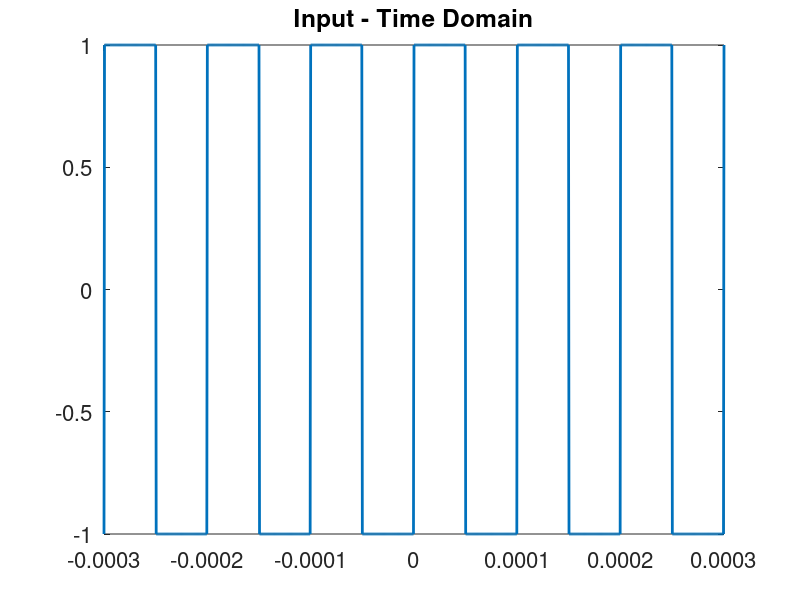
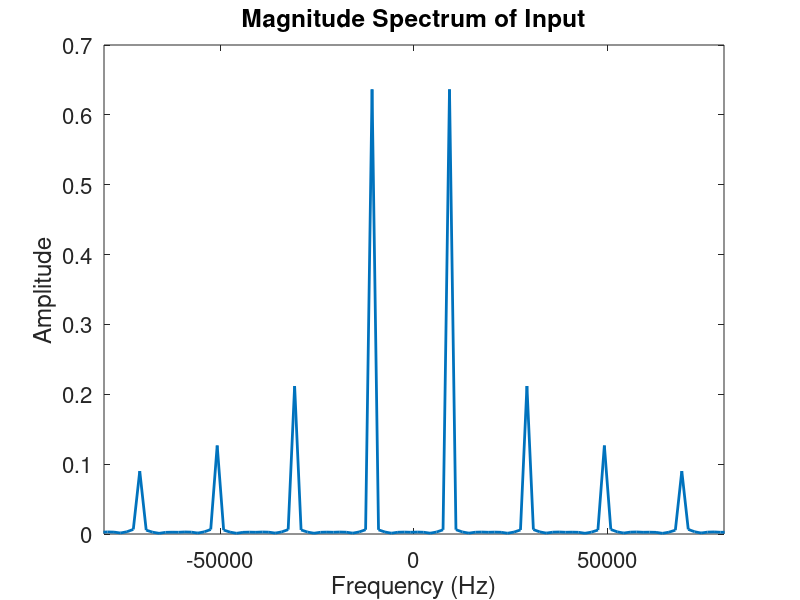

Write the MATLAB code that produced these figures, in order.
clc
clear all

%% Square wave generator (input)
f0 = 10000; % fundamental freq of input square wave
T0 = 1/f0;  % period
tstep = 0.005*T0;
tt = -3*T0:tstep:3*T0;
fs = 1/tstep;   % sampling frequency

input = square(tt*2*pi*f0,50); % input square wave
N = length(input);

% plot square wave
figure(1)
Hp1 = plot(tt,input);
set(Hp1,'LineWidth',2)
Ha = gca;
set(Ha,'Fontsize',16)
xlim([tt(1) tt(length(tt))]);
title('Input - Time Domain')

%% Frequency response of input
inputFFT = abs(fft(input))/N;
fshift = (-N/2:N/2-1)*(fs/N);

% plot amplitude spectrum
figure(2)
Hp1 = plot(fshift, fftshift(inputFFT));
set(Hp1,'LineWidth',2)
Ha = gca;
set(Ha,'Fontsize',16)
xlim([-8*f0 8*f0]);
xlabel('Frequency (Hz)');
ylabel('Amplitude');
title('Magnitude Spectrum of Input');


%% Designing the 2nd order Butterworth filter parameters
n = 2; % order of butterworth filter
fc = 11500; % set your cutoff frequency
fund_freq = 10e3; % fundamental frequency
third_harm_freq = 30e3; % third harmonic frequency

% a for poles (or factors from textbook)
switch n
    case 1
        a = [1 1]; % first order
    case 2
        a = [1 1.414 1]; % second order
    case 3
        a = conv([1 1], [1 1 1]); % third order
    case 4
        a = conv([1 0.765 1], [1 1.848 1]); % fourth order
end

% b for zeros
b = 1;

%% calculate normalized frequency response
% range = ceil(third_harm_freq/fc) + 1;
%w = linspace(-range,range,length(f));
%h = freqs(b,a,f);
%mag = 20*log10(abs(h)); %% convert magnitude to dB
%phase = angle(h);
%phasedeg = phase*180/pi;
%Hf = 1 ./ (1 + 1.414*(1i*f/fc) + (1i*f/fc).^2); 

%c_out = c_in .* Hf ; %Fourier coefficients of the filter output

% figure(4)
% stem(f,abs(c_in),'r','LineWidth',2);
% hold on
% stem(f,abs(c_out),'b','LineWidth',2);
% hold off
% axis([-8*f0 8*f0 0 max(abs(c_in))])
% Ha = gca;
% set(Ha,'Fontsize',16)
% title('magnitude spectrum of filter output and input')
% Ha = gca;
% set(Ha,'Fontsize',16)
% legend('input','output')
% pause

%% Construct the output signal from the Cout Fourier coefficients

% A = zeros(2*N+1,ceil(no_sample));
% for n = nvec
%     m=n+N+1;
%     A(m,:) = c_out(m) .* exp(1i*2*pi*n*f0*tt);
% end
% gp_out = sum(A);
% figure(5)
% Hp1 = plot(tt,real(gp_out),'b',tt,gp1,'r');
% set(Hp1,'LineWidth',2)
% Ha = gca;
% set(Ha,'Fontsize',16)
% title('filter input and output-time domain')
% set(Ha,'Fontsize',16)
% legend('output','input')
